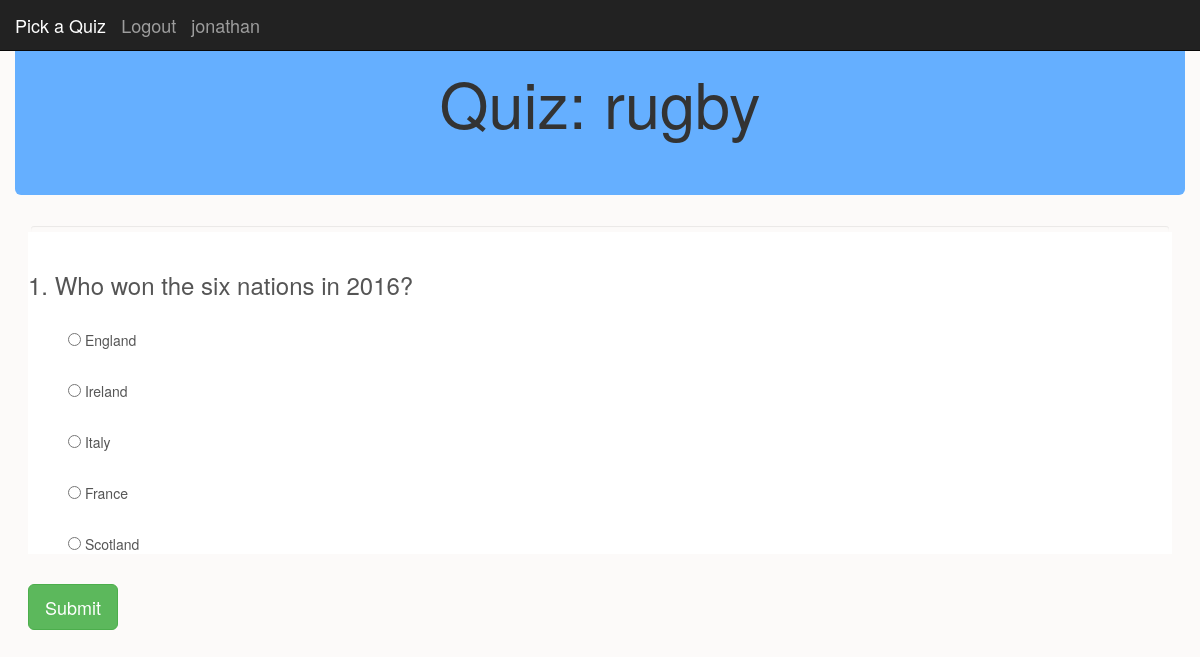
The app's page /picked/2/ (signed in) with its own data.
### quiz/models.py (models this page shows)
class Quiz(models.Model):
	class Meta:
		verbose_name = "quiz"
		verbose_name_plural = "quiz"
	name = models.CharField(
		max_length=100,
		blank=False,
		verbose_name="name"
	)
	quixID = models.IntegerField( unique = '1')
	numberOfQuestions = models.IntegerField( default = '1')
	created = models.DateTimeField(
		auto_now_add=True
	)
	modified = models.DateTimeField(
		auto_now=True
	)
	def __str__(self):
		return "Quiz name: {}".format(self.name)

class Question(models.Model):
	class Meta:
		verbose_name = "question for quiz"
	quizBelongTo = models.ForeignKey(
		Quiz,
		verbose_name="quizBelongTo",
		on_delete=models.CASCADE
	)
	questionNumber = models.IntegerField( default = '1')
	questionText = models.CharField(max_length = 250, default = "question")
	created = models.DateTimeField(
		auto_now_add=True
	)
	modified = models.DateTimeField(
		auto_now=True
	)
	def __str__(self):
		return "{} Question {}: {} ".format(self.quizBelongTo, self.questionNumber,self.questionText)

class Option(models.Model):
	class Meta:
		verbose_name = "answer"
	option = models.ForeignKey(
		Question,
		verbose_name="optionForQuestion",
		on_delete=models.CASCADE
	)
	optionNumber = models.IntegerField( default = '1')
	optionText = models.CharField(max_length = 250, default = "answer")
	rightAnswer = models.BooleanField(default=False)
	created = models.DateTimeField(
		auto_now_add=True
	)
	modified = models.DateTimeField(
		auto_now=True
	)
	def __str__(self):
		return "Question {}: Option: {} Text: {}  Correct: {}".format(self.option, self.optionNumber,self.optionText,self.rightAnswer)

### quiz/views.py (the view)
# urls.py: url(r'^picked/(?P<quixID>[0-9]+)/$',quiz.views.picked, name ="picked"),
def picked(request, quixID):
	print(quixID)
	quiz = Quiz.objects.get(quixID=quixID)
	questions = Question.objects.filter(quizBelongTo=quiz)
	options = Option.objects.all()
	print("Options: " + str(options))
	return render(request,'quiz/quiz.html', {'quiz':quiz,'questions':questions,'options':options})

### quiz/templates/quiz/quiz.html (shortened to what this page needs)
<!DOCTYPE html>
<html lang="en">
	<head>
		{% load static %}
		<link rel="stylesheet" href="https://maxcdn.bootstrapcdn.com/bootstrap/3.3.7/css/bootstrap.min.css">
	</head>
	<nav class="navbar navbar-inverse navbar-fixed-top">
			<div class="container-fluid">
				<div class="navbar-header">
						{% if user.is_authenticated %}
							<a class="navbar-brand " href="{% url 'viewqs' %}">Pick a Quiz</a>
							<a class="navbar-brand" href="#" onclick="document.getElementById('logoutForm').submit()">Logout</a>
							<a class="navbar-brand">{{user.username}}</a>
						{% else %}
						<a class="navbar-brand active" href="{% url 'signup' %}">Sign Up</a>
						<a class="navbar-brand active" href="{% url 'login' %}">Login</a>
						{% endif %}
				</div>
					</div>
	</nav>
	<body data-spy="scroll" data-target="#navbar-example" style = "background-color: #FCFAF9">
	<div class="container-fluid">
		<div class="jumbotron" style = "background-color: #65AFFF">
		 <h1 class = "text-center" >Quiz: {{ quiz.name }}</h1>
	</div>
	<div class="container-fluid">
		<div id = "questionArea">
	<form class="navbar navbar-defaul form-control"  action ="{% url 'completed' %}" method="post"  id="form" style = "background-color: #FCFAF9" >
		<div class="row">
		<div id = "questionArea">
		 {% for question in questions.all %}
		<div style = "background: white" class="mx-auto">
			<br>
			<h3>{{ question.questionNumber }}. {{ question.questionText }}</h3>
			 {% for option in options.all %}
				{% if option.option == question %}
					<br>
					<ul class = "text-left">
					<input type="radio" required name = {{ question.questionNumber }} value={{ option.optionText }}> {{ option.optionText }}
					</ul>
				{% endif %}
			 {% endfor %}
		</div>
		 {% endfor %}
		</div>
		<br>
		<div id = "buttonArea">
			<button type="submit" class="btn btn-default btn-lg btn-success">Submit</button>
		</div>
		</div>
	</form>
	</div>
		</div>
	</div>
	</body>
</html>

### records on screen
Quiz: name "rugby"
Question: questionNumber "1", questionText "Who won the six nations in 2016?"
Option: optionText "England"
Option: optionText "Ireland"
Option: optionText "Italy"
Option: optionText "France"
Option: optionText "Scotland"

### other values on screen
{{ user.username }} "jonathan"
